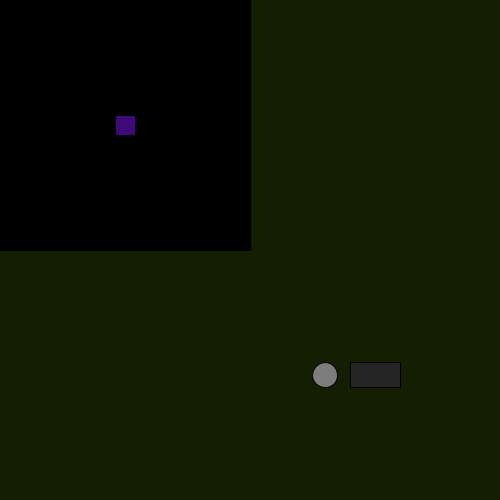
Frame 1 (no input)
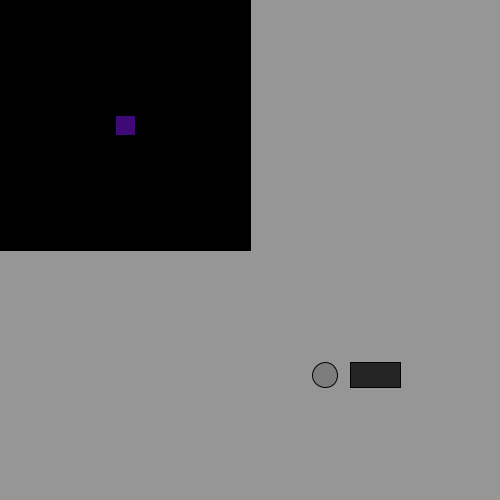
Frame 60 (the mouse pressed at the canvas centre just before this capture)
Frame 120 (the mouse held since frame 60 and released just before this capture): identical to frame 60, image omitted

The Processing sketch that drew these frames (run headless with seeded random() and noise(); from frame 60 on, the mouse is pressed at the canvas centre):

// Processing sketch: Week3_Homework2_1
// ── Week3_Homework2_1.pde
//1. Draw shape
//2. Calculate distance between mouse and shape 
//2.b Print calue to console
//2.c if dist.<radius --> change fill color
//3. Boolean for if the mouse is inside shape
//4. Constrict movent of shape to one area of canvas
//5. Set mouse clicked to move shape to random part of screen

int rectWidth;
int rectHeight;
float rectXCenter, rectYCenter;

color rectColor, bgColor, buttonColor;

boolean isRectPressed;

int boundaryWidth;
int boundaryHeight;
int boundaryBG;

int randomButtonWidth;
int randomButtonHeight;
int randomButtonXCenter;
int randomButtonYCenter;

int bounceToggleRadius;
int bounceToggleXCenter;
int bounceToggleYCenter;
int bounceToggleColor;

boolean isBounceToggleOn;

float rectWidthM, rectHeightM;
float xSpeed, ySpeed;

int rectDistance;
int randomButtonDistance;
int bounceToggleDistance;


void setup() {
  size(500, 500);
  bgColor = color(20, 30, 0);
  buttonColor = color(37, 37, 37);
  boundaryBG = color(0);
  bounceToggleColor = color (125, 125, 125);
  //background(bgcolor);


  randomButtonWidth = 50;
  randomButtonHeight = 25;
  randomButtonXCenter = int(width*.75);
  randomButtonYCenter = int(height*.75);

  rectWidth = 20;
  rectHeight = rectWidth;

  boundaryWidth = int(width/2);
  boundaryHeight= int(height/2);

  bounceToggleXCenter = int(width*.65);
  bounceToggleYCenter = int(height*.75);
  bounceToggleRadius = 25;

  //Sets x and y of shape 
  rectXCenter = int(boundaryWidth/2);
  rectYCenter = int(boundaryHeight/2);

  rectMode(CENTER);

  xSpeed = int(random(1, 4));
  ySpeed = int(random(1, 4));
  rectXCenter = boundaryWidth/2;
  rectYCenter = boundaryHeight/2;
}

void draw() {
  //Makes the rect change color based on location on X and Y axis
  float r = map(rectXCenter, 0, width, 0, 255);
  float g = map(rectYCenter, 0, height, 0, 37);

  // Sets distance between shape and mouse for rect so it can chance color when mouse hovers
  rectDistance = int(dist(rectXCenter, rectYCenter, mouseX, mouseY));

  //Sets distance for toggle circle button which makes the shape bounce
  bounceToggleDistance = int(dist(bounceToggleXCenter, bounceToggleYCenter, mouseX, mouseY));

  //Button to set the shape to a random point in the boundary box  
  randomButtonDistance = int(dist(randomButtonXCenter, randomButtonYCenter, mouseX, mouseY));

  background(bgColor);

  //Background of the boundry for the box
  fill(boundaryBG);
  rect(int(boundaryWidth/2), int(boundaryHeight/2), boundaryWidth, boundaryHeight);

  //// Makes the shape change color with mouse movement
  //if (rectDistance<rectWidth/2) {
  //  rectColor = color(137, 137, 137);
  //} else {
  //  rectColor = color(37, 37, 37);
  //}

  //Prints the distance between mouse and shape
  println(rectDistance);

  //Boolean that makes the BG chanage color when mouse clicked inside shape
  if (isRectPressed == true) {
    bgColor = 250;
  } else {
    bgColor = 150;
  }

  // Draws and fills rectangle
  fill(r, g, 120);
  rect(rectXCenter, rectYCenter, rectWidth, rectHeight);

  //drawing square button
  fill(buttonColor);
  rect(randomButtonXCenter, randomButtonYCenter, randomButtonWidth, randomButtonHeight);

  //draw toggle circle button
  fill(bounceToggleColor);
  ellipse (bounceToggleXCenter, bounceToggleYCenter, bounceToggleRadius, bounceToggleRadius);

  //If statement for circle toggle to make shape bounce
  if (isBounceToggleOn == true) {

    // for rect bounce speed
    if (xSpeed == ySpeed) { 
      xSpeed = random(1, 4);
      ySpeed = random(1, 4);
    }

    if (rectXCenter >= (boundaryWidth - rectWidth/2) || rectXCenter <= rectWidth/2) {
      xSpeed = xSpeed *-1;
    }

    if (rectYCenter >= (boundaryHeight - rectHeight/2) || rectYCenter <= rectHeight/2) {
      ySpeed = ySpeed *-1;
    }
  } else {
    xSpeed = 0;
    ySpeed = 0;
  }
  rectXCenter = rectXCenter + xSpeed;
  rectYCenter = rectYCenter + ySpeed;
}

void mousePressed() {

  // 2nd part needed to make bg change when mouse pressed
  //isRectPressed = !isRectPressed; saying if true set to false or if false set to true (set to opposite)
  if (rectDistance < int(rectWidth / 2)) {
    isRectPressed = !isRectPressed;
  }

  //Button to move the square 
  if (randomButtonDistance < int(randomButtonWidth /2)) {
    rectXCenter = int(random(int(rectWidth/2), boundaryWidth - int(rectWidth/2)));
    rectYCenter = int(random(int(rectHeight/2), boundaryHeight - int(rectHeight/2)));
  }
  //Toggle Button
  if (bounceToggleDistance < bounceToggleRadius) {
    isBounceToggleOn = !isBounceToggleOn;
  }
}
